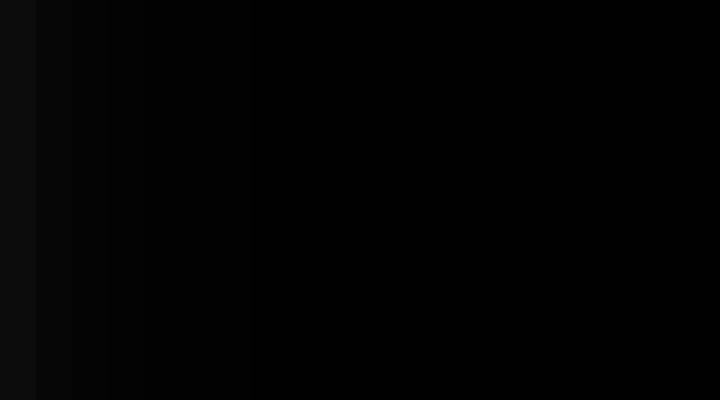
Frame 1 (no input)
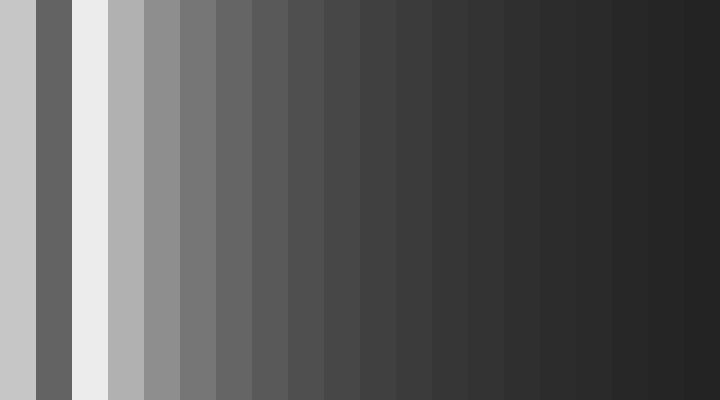
Frame 60 (no input)
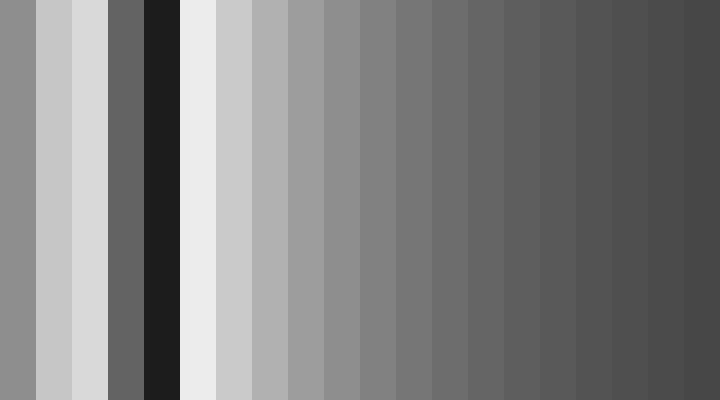
Frame 120 (the mouse pressed at the canvas centre since frame 60)

The p5.js sketch that drew these frames (run headless with seeded random() and noise() and a simulated clock; from frame 60 on, the mouse is pressed at the canvas centre):

// p5.js sketch
// ── sketch.js

let scale;

function setup() {
  createCanvas(720, 400);
  noStroke();
  scale = width/20;
}

function draw() { 
  let i;
  for ( i = 0; i < scale; i++) {
    colorMode(RGB, (i+1) * scale * 10);
    fill(millis()%((i+1) * scale * 10));
    rect(i*scale, 0, scale, height);
  }
}
